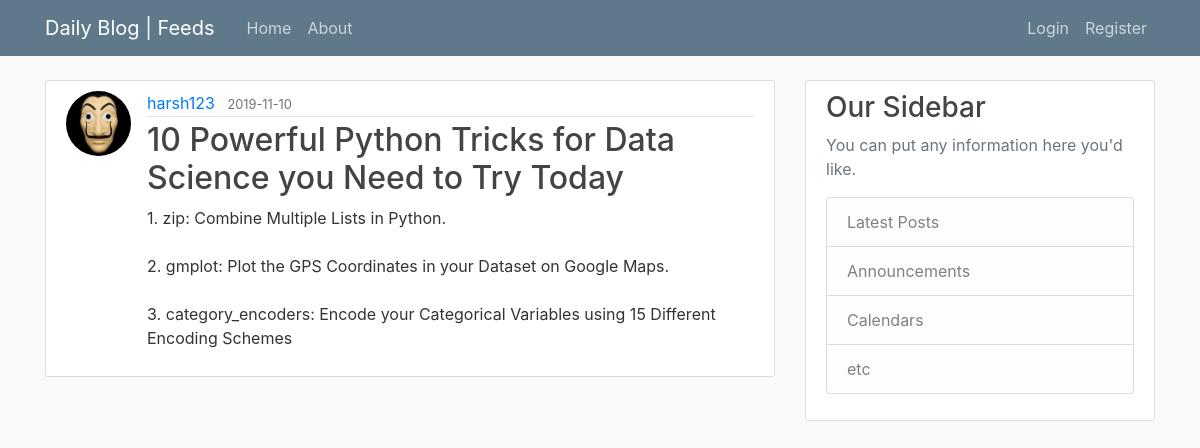
The page /post/5 on the database its author committed.
### app/model.py (models this page shows, shortened)
class User(db.Model, UserMixin):
    id = db.Column(db.Integer, primary_key=True)
    username = db.Column(db.String(20), unique=True, nullable=False)
    email = db.Column(db.String(120), unique=True, nullable=False)
    image_profile = db.Column(db.String(120), nullable=False, default='default.jpg')
    password = db.Column(db.String(60), unique=True, nullable=False)
    posts = db.relationship('Post', backref='author', lazy=True)

class Post(db.Model):
    id = db.Column(db.Integer, primary_key=True)
    title = db.Column(db.String(20), nullable=False)
    date_posted = db.Column(db.DateTime, nullable=False, default=datetime.utcnow())
    content = db.Column(db.Text, nullable=False)
    user_id = db.Column(db.Integer, db.ForeignKey('user.id'), nullable=False)

### app/routes.py (the view)
@app.route('/post/<int:post_id>')
def post(post_id):
    post = Post.query.get_or_404(post_id)
    return render_template('post.html', title=post.title, post=post)

### app/templates/post.html (shortened to what this page needs)
{% extends "layout.html" %}
{% block content %}
  <article class="media content-section">
    <img class="rounded-circle article-img" src="{{ url_for('static', filename='profile_pic/' + post.author.image_profile) }}">
    <div class="media-body">
      <div class="article-metadata">
        <a class="mr-2" href="#">{{ post.author.username }}</a>
        <small class="text-muted">{{ post.date_posted.strftime('%Y-%m-%d') }}</small>
      </div>
      <h2 class="article-title">{{ post.title }}</h2>
      <p class="article-content">{{ post.content }}</p>
    </div>
  </article>
{% endblock content %}

### app/static/main.css (style rules this page uses)
body { background: #fafafa; color: #333333; margin-top: 5rem; }
h1, h2, h3, h4, h5, h6 { color: #444444; }
.content-section { background: #ffffff; padding: 10px 20px; border: 1px solid #dddddd; border-radius: 3px; margin-bottom: 20px; }
.article-title { color: #444444; }
.article-content { white-space: pre-line; }
.article-img { height: 65px; width: 65px; margin-right: 16px; }
.article-metadata { padding-bottom: 1px; margin-bottom: 4px; border-bottom: 1px solid #e3e3e3 }

### rows shown on the page
User: image_profile (placeholder picture), author.username "harsh123"
Post: date_posted "2019-11-10", title "10 Powerful Python Tricks for Data Science you Need to Try Today", content "1. zip: Combine Multiple Lists in Python. 2. gmplot: Plot the GPS Coordinates in your Dataset on Google Maps. 3. category_encoders: Encode your Categorical Variables using 15 Different Encoding Schemes"
